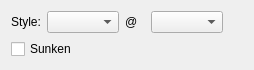
            <widget class="QWidget" name="page_7">
             <property name="geometry">
              <rect>
               <x>0</x>
               <y>0</y>
               <width>254</width>
               <height>65</height>
              </rect>
             </property>
             <attribute name="label">
              <string>Menubar</string>
             </attribute>
             <layout class="QGridLayout" name="gridLayout_3">
              <item row="0" column="0">
               <widget class="QLabel" name="label_50">
                <property name="text">
                 <string>Style:</string>
                </property>
               </widget>
              </item>
              <item row="0" column="1">
               <widget class="QComboBox" name="gradMenuBar">
                <property name="sizePolicy">
                 <sizepolicy hsizetype="MinimumExpanding" vsizetype="Fixed">
                  <horstretch>0</horstretch>
                  <verstretch>0</verstretch>
                 </sizepolicy>
                </property>
               </widget>
              </item>
              <item row="0" column="2">
               <widget class="QLabel" name="label_41">
                <property name="text">
                 <string>@</string>
                </property>
               </widget>
              </item>
              <item row="0" column="3">
               <widget class="QComboBox" name="crMenu">
                <property name="sizePolicy">
                 <sizepolicy hsizetype="MinimumExpanding" vsizetype="Fixed">
                  <horstretch>0</horstretch>
                  <verstretch>0</verstretch>
                 </sizepolicy>
                </property>
               </widget>
              </item>
              <item row="0" column="4">
               <spacer name="horizontalSpacer">
                <property name="orientation">
                 <enum>Qt::Horizontal</enum>
                </property>
                <property name="sizeHint" stdset="0">
                 <size>
                  <width>40</width>
                  <height>20</height>
                 </size>
                </property>
               </spacer>
              </item>
              <item row="1" column="0" colspan="5">
               <widget class="QCheckBox" name="barSunken">
                <property name="text">
                 <string>Sunken</string>
                </property>
               </widget>
              </item>
              <item row="2" column="2">
               <spacer name="verticalSpacer_20">
                <property name="orientation">
                 <enum>Qt::Vertical</enum>
                </property>
                <property name="sizeHint" stdset="0">
                 <size>
                  <width>20</width>
                  <height>40</height>
                 </size>
                </property>
               </spacer>
              </item>
             </layout>
            </widget>
